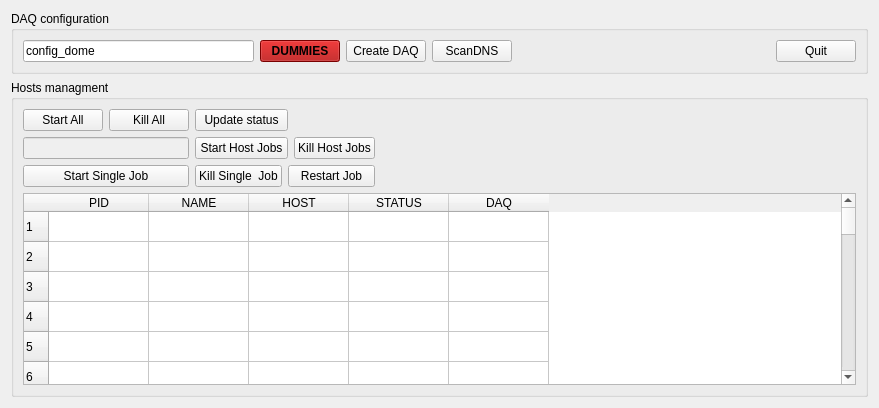
      <widget class="QWidget" name="Control">
       <attribute name="title">
        <string>Process Control</string>
       </attribute>
       <layout class="QVBoxLayout" name="verticalLayout_4">
        <item>
         <widget class="QGroupBox" name="groupBox">
          <property name="title">
           <string>DAQ configuration</string>
          </property>
          <layout class="QHBoxLayout" name="horizontalLayout_5">
           <item>
            <widget class="QLineEdit" name="LEconfig">
             <property name="minimumSize">
              <size>
               <width>231</width>
               <height>0</height>
              </size>
             </property>
             <property name="text">
              <string>config_dome</string>
             </property>
            </widget>
           </item>
           <item>
            <widget class="QPushButton" name="PBDummies">
             <property name="palette">
              <palette>
               <active>
                <colorrole role="WindowText">
                 <brush brushstyle="SolidPattern">
                  <color alpha="255">
                   <red>0</red>
                   <green>0</green>
                   <blue>0</blue>
                  </color>
                 </brush>
                </colorrole>
                <colorrole role="Button">
                 <brush brushstyle="SolidPattern">
                  <color alpha="255">
                   <red>170</red>
                   <green>0</green>
                   <blue>0</blue>
                  </color>
                 </brush>
                </colorrole>
                <colorrole role="Light">
                 <brush brushstyle="SolidPattern">
                  <color alpha="255">
                   <red>255</red>
                   <green>0</green>
                   <blue>0</blue>
                  </color>
                 </brush>
                </colorrole>
                <colorrole role="Midlight">
                 <brush brushstyle="SolidPattern">
                  <color alpha="255">
                   <red>212</red>
                   <green>0</green>
                   <blue>0</blue>
                  </color>
                 </brush>
                </colorrole>
                <colorrole role="Dark">
                 <brush brushstyle="SolidPattern">
                  <color alpha="255">
                   <red>85</red>
                   <green>0</green>
                   <blue>0</blue>
                  </color>
                 </brush>
                </colorrole>
                <colorrole role="Mid">
                 <brush brushstyle="SolidPattern">
                  <color alpha="255">
                   <red>113</red>
                   <green>0</green>
                   <blue>0</blue>
                  </color>
                 </brush>
                </colorrole>
                <colorrole role="Text">
                 <brush brushstyle="SolidPattern">
                  <color alpha="255">
                   <red>0</red>
                   <green>0</green>
                   <blue>0</blue>
                  </color>
                 </brush>
                </colorrole>
                <colorrole role="BrightText">
                 <brush brushstyle="SolidPattern">
                  <color alpha="255">
                   <red>255</red>
                   <green>255</green>
                   <blue>255</blue>
                  </color>
                 </brush>
                </colorrole>
                <colorrole role="ButtonText">
                 <brush brushstyle="SolidPattern">
                  <color alpha="255">
                   <red>0</red>
                   <green>0</green>
                   <blue>0</blue>
                  </color>
                 </brush>
                </colorrole>
                <colorrole role="Base">
                 <brush brushstyle="SolidPattern">
                  <color alpha="255">
                   <red>255</red>
                   <green>255</green>
                   <blue>255</blue>
                  </color>
                 </brush>
                </colorrole>
                <colorrole role="Window">
                 <brush brushstyle="SolidPattern">
                  <color alpha="255">
                   <red>170</red>
                   <green>0</green>
                   <blue>0</blue>
                  </color>
                 </brush>
                </colorrole>
                <colorrole role="Shadow">
                 <brush brushstyle="SolidPattern">
                  <color alpha="255">
                   <red>0</red>
                   <green>0</green>
                   <blue>0</blue>
                  </color>
                 </brush>
                </colorrole>
                <colorrole role="AlternateBase">
                 <brush brushstyle="SolidPattern">
                  <color alpha="255">
                   <red>212</red>
                   <green>127</green>
                   <blue>127</blue>
                  </color>
                 </brush>
                </colorrole>
                <colorrole role="ToolTipBase">
                 <brush brushstyle="SolidPattern">
                  <color alpha="255">
                   <red>255</red>
                   <green>255</green>
                   <blue>220</blue>
                  </color>
                 </brush>
                </colorrole>
                <colorrole role="ToolTipText">
                 <brush brushstyle="SolidPattern">
                  <color alpha="255">
                   <red>0</red>
                   <green>0</green>
                   <blue>0</blue>
                  </color>
                 </brush>
                </colorrole>
               </active>
               <inactive>
                <colorrole role="WindowText">
                 <brush brushstyle="SolidPattern">
                  <color alpha="255">
                   <red>0</red>
                   <green>0</green>
                   <blue>0</blue>
                  </color>
                 </brush>
                </colorrole>
                <colorrole role="Button">
                 <brush brushstyle="SolidPattern">
                  <color alpha="255">
                   <red>170</red>
                   <green>0</green>
                   <blue>0</blue>
                  </color>
                 </brush>
                </colorrole>
                <colorrole role="Light">
                 <brush brushstyle="SolidPattern">
                  <color alpha="255">
                   <red>255</red>
                   <green>0</green>
                   <blue>0</blue>
                  </color>
                 </brush>
                </colorrole>
                <colorrole role="Midlight">
                 <brush brushstyle="SolidPattern">
                  <color alpha="255">
                   <red>212</red>
                   <green>0</green>
                   <blue>0</blue>
                  </color>
                 </brush>
                </colorrole>
                <colorrole role="Dark">
                 <brush brushstyle="SolidPattern">
                  <color alpha="255">
                   <red>85</red>
                   <green>0</green>
                   <blue>0</blue>
                  </color>
                 </brush>
                </colorrole>
                <colorrole role="Mid">
                 <brush brushstyle="SolidPattern">
                  <color alpha="255">
                   <red>113</red>
                   <green>0</green>
                   <blue>0</blue>
                  </color>
                 </brush>
                </colorrole>
                <colorrole role="Text">
                 <brush brushstyle="SolidPattern">
                  <color alpha="255">
                   <red>0</red>
                   <green>0</green>
                   <blue>0</blue>
                  </color>
                 </brush>
                </colorrole>
                <colorrole role="BrightText">
                 <brush brushstyle="SolidPattern">
                  <color alpha="255">
                   <red>255</red>
                   <green>255</green>
                   <blue>255</blue>
                  </color>
                 </brush>
                </colorrole>
                <colorrole role="ButtonText">
                 <brush brushstyle="SolidPattern">
                  <color alpha="255">
                   <red>0</red>
                   <green>0</green>
                   <blue>0</blue>
                  </color>
                 </brush>
                </colorrole>
                <colorrole role="Base">
                 <brush brushstyle="SolidPattern">
                  <color alpha="255">
                   <red>255</red>
                   <green>255</green>
                   <blue>255</blue>
                  </color>
                 </brush>
                </colorrole>
                <colorrole role="Window">
                 <brush brushstyle="SolidPattern">
                  <color alpha="255">
                   <red>170</red>
                   <green>0</green>
                   <blue>0</blue>
                  </color>
                 </brush>
                </colorrole>
                <colorrole role="Shadow">
                 <brush brushstyle="SolidPattern">
                  <color alpha="255">
                   <red>0</red>
                   <green>0</green>
                   <blue>0</blue>
                  </color>
                 </brush>
                </colorrole>
                <colorrole role="AlternateBase">
                 <brush brushstyle="SolidPattern">
                  <color alpha="255">
                   <red>212</red>
                   <green>127</green>
                   <blue>127</blue>
                  </color>
                 </brush>
                </colorrole>
                <colorrole role="ToolTipBase">
                 <brush brushstyle="SolidPattern">
                  <color alpha="255">
                   <red>255</red>
                   <green>255</green>
                   <blue>220</blue>
                  </color>
                 </brush>
                </colorrole>
                <colorrole role="ToolTipText">
                 <brush brushstyle="SolidPattern">
                  <color alpha="255">
                   <red>0</red>
                   <green>0</green>
                   <blue>0</blue>
                  </color>
                 </brush>
                </colorrole>
               </inactive>
               <disabled>
                <colorrole role="WindowText">
                 <brush brushstyle="SolidPattern">
                  <color alpha="255">
                   <red>85</red>
                   <green>0</green>
                   <blue>0</blue>
                  </color>
                 </brush>
                </colorrole>
                <colorrole role="Button">
                 <brush brushstyle="SolidPattern">
                  <color alpha="255">
                   <red>170</red>
                   <green>0</green>
                   <blue>0</blue>
                  </color>
                 </brush>
                </colorrole>
                <colorrole role="Light">
                 <brush brushstyle="SolidPattern">
                  <color alpha="255">
                   <red>255</red>
                   <green>0</green>
                   <blue>0</blue>
                  </color>
                 </brush>
                </colorrole>
                <colorrole role="Midlight">
                 <brush brushstyle="SolidPattern">
                  <color alpha="255">
                   <red>212</red>
                   <green>0</green>
                   <blue>0</blue>
                  </color>
                 </brush>
                </colorrole>
                <colorrole role="Dark">
                 <brush brushstyle="SolidPattern">
                  <color alpha="255">
                   <red>85</red>
                   <green>0</green>
                   <blue>0</blue>
                  </color>
                 </brush>
                </colorrole>
                <colorrole role="Mid">
                 <brush brushstyle="SolidPattern">
                  <color alpha="255">
                   <red>113</red>
                   <green>0</green>
                   <blue>0</blue>
                  </color>
                 </brush>
                </colorrole>
                <colorrole role="Text">
                 <brush brushstyle="SolidPattern">
                  <color alpha="255">
                   <red>85</red>
                   <green>0</green>
                   <blue>0</blue>
                  </color>
                 </brush>
                </colorrole>
                <colorrole role="BrightText">
                 <brush brushstyle="SolidPattern">
                  <color alpha="255">
                   <red>255</red>
                   <green>255</green>
                   <blue>255</blue>
                  </color>
                 </brush>
                </colorrole>
                <colorrole role="ButtonText">
                 <brush brushstyle="SolidPattern">
                  <color alpha="255">
                   <red>85</red>
                   <green>0</green>
                   <blue>0</blue>
                  </color>
                 </brush>
                </colorrole>
                <colorrole role="Base">
                 <brush brushstyle="SolidPattern">
                  <color alpha="255">
                   <red>170</red>
                   <green>0</green>
                   <blue>0</blue>
                  </color>
                 </brush>
                </colorrole>
                <colorrole role="Window">
                 <brush brushstyle="SolidPattern">
                  <color alpha="255">
                   <red>170</red>
                   <green>0</green>
                   <blue>0</blue>
                  </color>
                 </brush>
                </colorrole>
                <colorrole role="Shadow">
                 <brush brushstyle="SolidPattern">
                  <color alpha="255">
                   <red>0</red>
                   <green>0</green>
                   <blue>0</blue>
                  </color>
                 </brush>
                </colorrole>
                <colorrole role="AlternateBase">
                 <brush brushstyle="SolidPattern">
                  <color alpha="255">
                   <red>170</red>
                   <green>0</green>
                   <blue>0</blue>
                  </color>
                 </brush>
                </colorrole>
                <colorrole role="ToolTipBase">
                 <brush brushstyle="SolidPattern">
                  <color alpha="255">
                   <red>255</red>
                   <green>255</green>
                   <blue>220</blue>
                  </color>
                 </brush>
                </colorrole>
                <colorrole role="ToolTipText">
                 <brush brushstyle="SolidPattern">
                  <color alpha="255">
                   <red>0</red>
                   <green>0</green>
                   <blue>0</blue>
                  </color>
                 </brush>
                </colorrole>
               </disabled>
              </palette>
             </property>
             <property name="font">
              <font>
               <weight>75</weight>
               <bold>true</bold>
              </font>
             </property>
             <property name="text">
              <string>DUMMIES</string>
             </property>
            </widget>
           </item>
           <item>
            <widget class="QPushButton" name="PBCreateDaq">
             <property name="text">
              <string>Create DAQ</string>
             </property>
            </widget>
           </item>
           <item>
            <widget class="QPushButton" name="PBDiscoverDNS">
             <property name="enabled">
              <bool>true</bool>
             </property>
             <property name="text">
              <string>ScanDNS</string>
             </property>
            </widget>
           </item>
           <item>
            <spacer name="horizontalSpacer_8">
             <property name="orientation">
              <enum>Qt::Horizontal</enum>
             </property>
             <property name="sizeHint" stdset="0">
              <size>
               <width>258</width>
               <height>20</height>
              </size>
             </property>
            </spacer>
           </item>
           <item>
            <widget class="QPushButton" name="pbQuit">
             <property name="text">
              <string>Quit</string>
             </property>
            </widget>
           </item>
          </layout>
         </widget>
        </item>
        <item>
         <widget class="QGroupBox" name="groupBox_2">
          <property name="title">
           <string>Hosts managment</string>
          </property>
          <layout class="QGridLayout" name="gridLayout_3">
           <item row="0" column="0">
            <widget class="QPushButton" name="PBStartAll">
             <property name="text">
              <string>Start All</string>
             </property>
            </widget>
           </item>
           <item row="0" column="1">
            <widget class="QPushButton" name="PBKillAll">
             <property name="text">
              <string>Kill All</string>
             </property>
            </widget>
           </item>
           <item row="0" column="2" colspan="2">
            <widget class="QPushButton" name="PBJobStatus">
             <property name="text">
              <string>Update status</string>
             </property>
            </widget>
           </item>
           <item row="0" column="4" colspan="2">
            <spacer name="horizontalSpacer_11">
             <property name="orientation">
              <enum>Qt::Horizontal</enum>
             </property>
             <property name="sizeHint" stdset="0">
              <size>
               <width>40</width>
               <height>20</height>
              </size>
             </property>
            </spacer>
           </item>
           <item row="1" column="0" colspan="2">
            <widget class="QLineEdit" name="LEHostSelected">
             <property name="enabled">
              <bool>false</bool>
             </property>
            </widget>
           </item>
           <item row="1" column="2" colspan="2">
            <widget class="QPushButton" name="PBStartHost">
             <property name="text">
              <string>Start Host Jobs</string>
             </property>
            </widget>
           </item>
           <item row="1" column="4">
            <widget class="QPushButton" name="PBKillHost">
             <property name="text">
              <string>Kill Host Jobs</string>
             </property>
            </widget>
           </item>
           <item row="1" column="5">
            <spacer name="horizontalSpacer_5">
             <property name="orientation">
              <enum>Qt::Horizontal</enum>
             </property>
             <property name="sizeHint" stdset="0">
              <size>
               <width>469</width>
               <height>20</height>
              </size>
             </property>
            </spacer>
           </item>
           <item row="2" column="0" colspan="2">
            <widget class="QPushButton" name="PBStartJob">
             <property name="text">
              <string>Start Single Job</string>
             </property>
            </widget>
           </item>
           <item row="2" column="2">
            <widget class="QPushButton" name="PBKillJob">
             <property name="text">
              <string>Kill Single  Job</string>
             </property>
            </widget>
           </item>
           <item row="2" column="3" colspan="2">
            <widget class="QPushButton" name="PBRestartJob">
             <property name="text">
              <string>Restart Job</string>
             </property>
            </widget>
           </item>
           <item row="2" column="5">
            <spacer name="horizontalSpacer_12">
             <property name="orientation">
              <enum>Qt::Horizontal</enum>
             </property>
             <property name="sizeHint" stdset="0">
              <size>
               <width>469</width>
               <height>20</height>
              </size>
             </property>
            </spacer>
           </item>
           <item row="3" column="0" colspan="6">
            <widget class="QTableWidget" name="TWJOB">
             <property name="minimumSize">
              <size>
               <width>632</width>
               <height>0</height>
              </size>
             </property>
             <property name="rowCount">
              <number>255</number>
             </property>
             <row/>
             <row/>
             <row/>
             <row/>
             <row/>
             <row/>
             <row/>
             <row/>
             <row/>
             <row/>
             <row/>
             <row/>
             <row/>
             <row/>
             <row/>
             <row/>
             <row/>
             <row/>
             <row/>
             <row/>
             <row/>
             <row/>
             <row/>
             <row/>
             <row/>
             <row/>
             <row/>
             <row/>
             <row/>
             <row/>
             <row/>
             <row/>
             <row/>
             <row/>
             <row/>
             <row/>
             <row/>
             <row/>
             <row/>
             <row/>
             <row/>
             <row/>
             <row/>
             <row/>
             <row/>
             <row/>
             <row/>
             <row/>
             <row/>
             <row/>
             <row/>
             <row/>
             <row/>
             <row/>
             <row/>
             <row/>
             <row/>
             <row/>
             <row/>
             <row/>
             <row/>
             <row/>
             <row/>
             <row/>
             <row/>
             <row/>
             <row/>
             <row/>
             <row/>
             <row/>
             <row/>
             <row/>
             <row/>
             <row/>
             <row/>
             <row/>
             <row/>
             <row/>
             <row/>
             <row/>
             <row/>
             <row/>
             <row/>
             <row/>
             <row/>
             <row/>
             <row/>
             <row/>
             <row/>
             <row/>
             <row/>
             <row/>
             <row/>
             <row/>
             <row/>
             <row/>
             <row/>
             <row/>
             <row/>
             <row/>
             <row/>
             <row/>
             <row/>
             <row/>
             <row/>
             <row/>
             <row/>
             <row/>
             <row/>
             <row/>
             <row/>
             <row/>
             <row/>
             <row/>
             <row/>
             <row/>
             <row/>
             <row/>
             <row/>
             <row/>
             <row/>
             <row/>
             <row/>
             <row/>
             <row/>
             <row/>
             <row/>
             <row/>
             <row/>
             <row/>
             <row/>
             <row/>
             <row/>
             <row/>
             <row/>
             <row/>
             <row/>
             <row/>
             <row/>
             <row/>
             <row/>
             <row/>
             <row/>
             <row/>
             <row/>
             <row/>
             <row/>
             <row/>
             <row/>
             <row/>
             <row/>
             <row/>
             <row/>
             <row/>
             <row/>
             <row/>
             <row/>
             <row/>
             <row/>
             <row/>
             <row/>
             <row/>
             <row/>
             <row/>
             <row/>
             <row/>
             <row/>
             <row/>
             <row/>
             <row/>
             <row/>
             <row/>
             <row/>
             <row/>
             <row/>
             <row/>
             <row/>
             <row/>
             <row/>
             <row/>
             <row/>
             <row/>
             <row/>
             <row/>
             <row/>
             <row/>
             <row/>
             <row/>
             <row/>
             <row/>
             <row/>
             <row/>
             <row/>
             <row/>
             <row/>
             <row/>
             <row/>
             <row/>
             <row/>
             <row/>
             <row/>
             <row/>
             <row/>
             <row/>
             <row/>
             <row/>
             <row/>
             <row/>
             <row/>
             <row/>
             <row/>
             <row/>
             <row/>
             <row/>
             <row/>
             <row/>
             <row/>
             <row/>
             <row/>
             <row/>
             <row/>
             <row/>
             <row/>
             <row/>
             <row/>
             <row/>
             <row/>
             <row/>
             <row/>
             <row/>
             <row/>
             <row/>
             <row/>
             <row/>
             <row/>
             <row/>
             <row/>
             <row/>
             <row/>
             <row/>
             <row/>
             <row/>
             <row/>
             <row/>
             <row/>
             <row/>
             <row/>
             <row/>
             <row/>
             <row/>
             <row/>
             <row/>
             <row/>
             <row/>
             <row/>
             <column>
              <property name="text">
               <string>PID</string>
              </property>
             </column>
             <column>
              <property name="text">
               <string>NAME</string>
              </property>
             </column>
             <column>
              <property name="text">
               <string>HOST</string>
              </property>
             </column>
             <column>
              <property name="text">
               <string>STATUS</string>
              </property>
             </column>
             <column>
              <property name="text">
               <string>DAQ</string>
              </property>
             </column>
            </widget>
           </item>
          </layout>
         </widget>
        </item>
       </layout>
      </widget>
